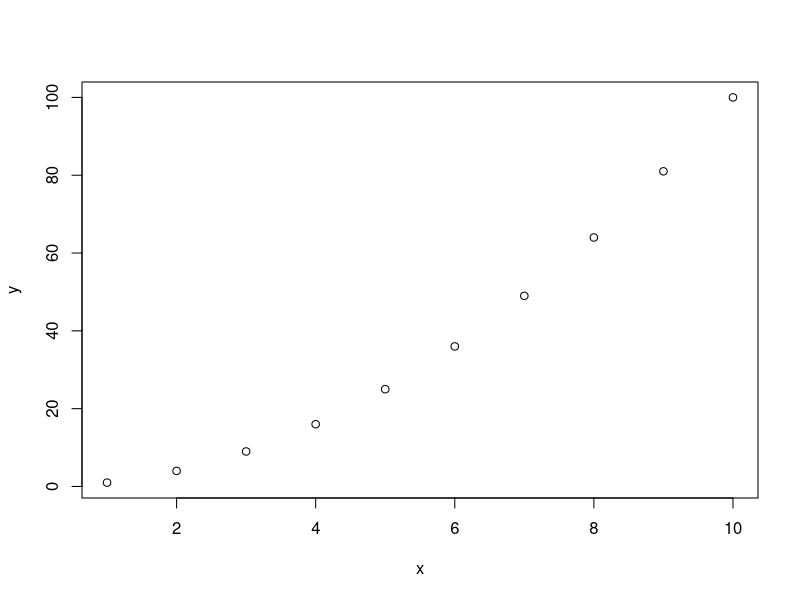
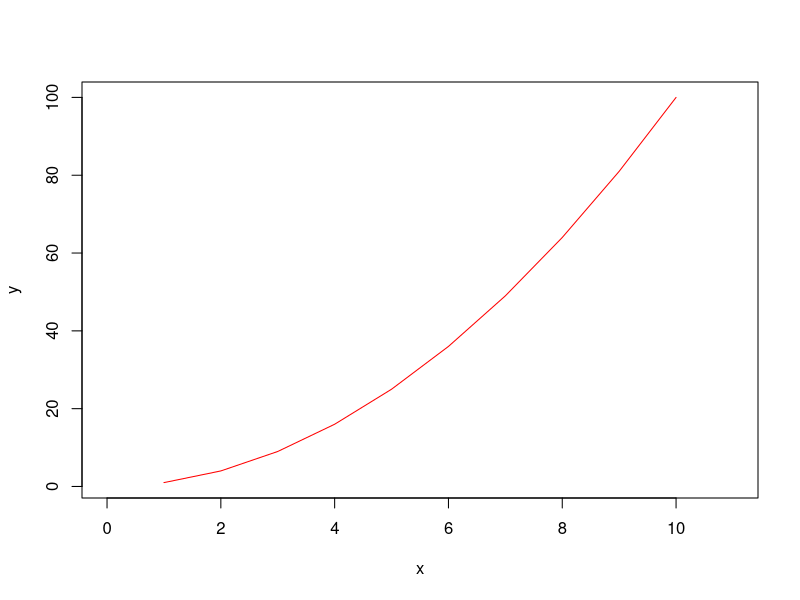

Write the R code that produced these figures, in order.
## ---- chunk 1
# get working directory
getwd()
# set appropriate working directory (YOUR OWN DIRECTORY)
setwd("/home/gaozheng/Teaching/Stats406/R_scripts")
# Looking around, list all files under this directory
list.files()
## ---- chunk 2
v <- TRUE 
print(class(v))
v <- 23.5
print(class(v))
v <- 2L
print(class(v))
v <- 2+5i
print(class(v))
v <- "TRUE"
print(class(v))
v <- charToRaw("Hello")
print(class(v))
## ---- chunk 3
# initialize a vector (concatenation)
vector1 <- c(1,'A',T,2.3)
# print a vector (works inside functions)
print(vector1)
# another way to display a variable (doesn't work inside functions)
vector1
# another way to initialize a vector
x <- 1:10
# yet another way to initialize a vector
x <- seq(from = 1, to = 10, by = 1);x
# you can leave out the paramenter names as long as the orders are correct
x <- seq(1,10,1);x
# initialize a variable using existing ones
y <- x^2
# Notice that you don't have to write a loop to define y
# R is 'vector-friendly'
# In fact you should AVOID writting loops in R unless necessary
print(y)
## ---- chunk 4
# Create a list.
list1 <- list(c(2,5,3),21.3,sin)
# Now things inside list1 do NOT get converted to the same type!
print(list1)
## ---- chunk 5
# You can ``access'' any elements of a vector / list by providing its index inside the [ ]
vector1[1]
# Or by providing a vector of indices
vector1[1:3]
# Or by providing a vector of Logicals
index <- c(T,F,F,T)
vector1[index]
## ---- chunk 6
# vector1[c(T,F,F)]
## ---- chunk 7
# Subsetting a list with [ ], and you still get a list!
list1[1]
class(list1[1])
# To extract the vector, use double [[ ]]
list1[[1]]
class(list1[[1]])
## ---- chunk 8
M <- matrix( c(4,2,6,3,7,1), nrow = 2, ncol = 3, byrow = TRUE)
print(M)
# Matrix transpose
t(M)
## ---- chunk 9
colnames(M) <- c('col1','col2','col3')
rownames(M) <- c('row1','row2')
M
## ---- chunk 10
# M <- matrix(1:5, nrow = 2, ncol = 3)
# print(M)
## ---- chunk 11
M[2,c(1,3)]
## ---- chunk 12
# with a vector
M%*%c(1,2,3)
# with another matrix
M%*%t(M)
## ---- chunk 13
# M%*%t(c(1,2,3))
# What about this?
# t(c(1,2))%*%M
## ---- chunk 14
# NA does not count as a factor
factor1 <- factor(c('apple','orange','apple','apple','orange','pear',NA,'orange'))
# coercion to numerical values produces integer values
as.numeric(factor1)
# read the factor levels
levels(factor1)
# relabel the levels
levels(factor1) <- c("cup","bowl","plate")
# look at the factor again
factor1
## ---- chunk 15
col1 <- (1:5)/10; col2 <- letters[1:5]; col3 <- round(sin(1:5),3);
## ---- chunk 16
A <- cbind(col1 , col2 , col3) # cbind for 'column bind'
print(A)
## ---- chunk 17
dataframe1 = data.frame(col1 , col2 , col3)
dataframe1
## ---- chunk 18
summary(dataframe1)
## ---- chunk 19
# plot a series against another
plot(x,y)
# connecting the dots, add colors, plotting ranges
plot(x,y,type = 'l',col = 'red', xlim = c(0,11))
## ---- chunk 20
# list variables in the environment
ls()
# remove a variable from the environment
rm(list='vector1')
# Now 'vector1' is gone
ls()
## still remember what list.files() does?
## ---- chunk 21
# look for manual for a function
?rm
# fuzzy search
??remove
## ---- chunk 22
# use 'function' function
f <- function(x){
  x^2-2*x+1
}
# last line is returned, you can also use 'return' for clarity
f = function(x){
  return (x^2-2*x+1)
}
# Now apply it
f(x) # works on numericals
# incompatible operation for strings
# f('test') 
## ---- chunk 23
options(digits = 22)
sum(1/1:500000)
sum(1/500000:1)
## ---- chunk 24
x = 1:11
mean(x = x)
x
mean(x = 2:12)
x
mean(x <- 2:12)
x
## ---- chunk 25
x = 1:11

f1 <- function(x){
  mean(x = 2:12)
}

f2 <- function(x){
  mean(x <- 2:12)
}


f3 <- function(x){
  mean(x <<- 2:12)
}


f1(x)
x

f2(x)
x

f3(x)
x
